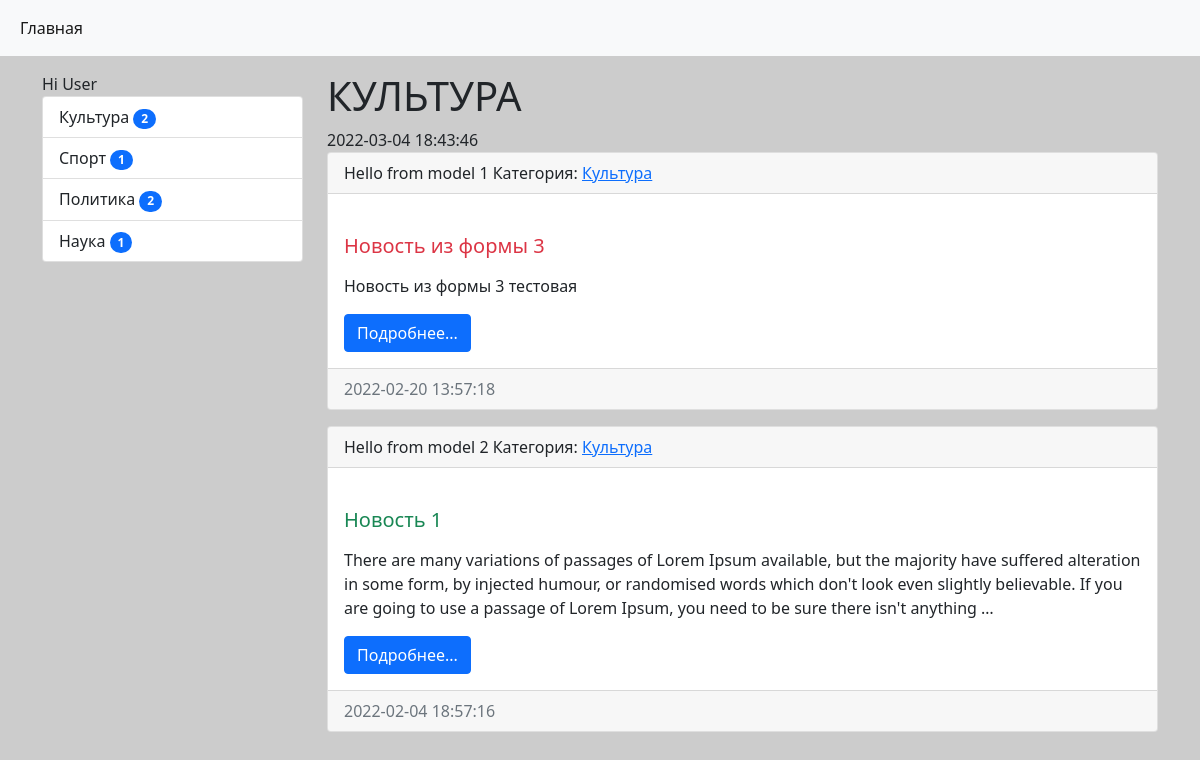
Before: /category/1/ with the older database file.
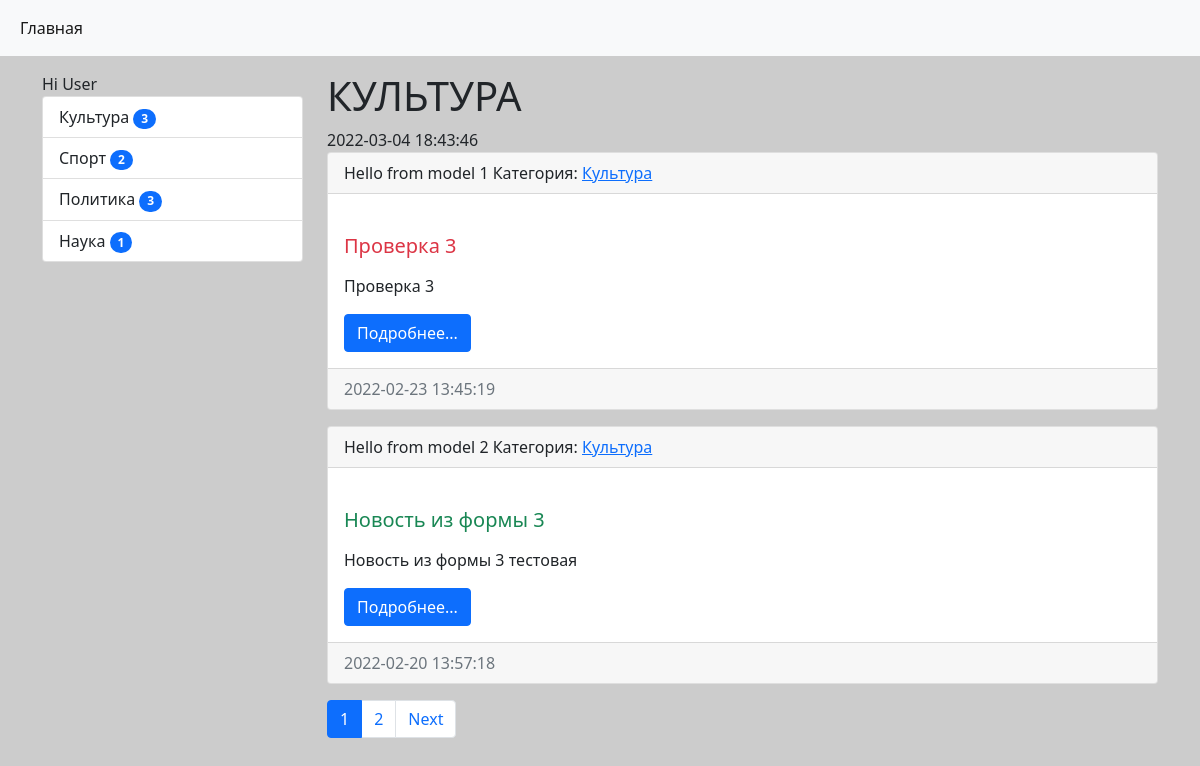
After: the same page with the newer database file.
### news/models.py (models this page shows, shortened)
class Category(models.Model):
    title = models.CharField(max_length=150, db_index=True, verbose_name='Наименование категории')
    def get_absolute_url(self):
        return reverse("category", kwargs={"category_id": self.pk})
    def __str__(self): # Функция, которая показывает строковое представление объектов
        return self.title
    class Meta:
        verbose_name = 'Категория'
        verbose_name_plural = 'Категории'
        ordering = ['title']

class News(models.Model):
    title = models.CharField(max_length=150, verbose_name='Наименование')
    content = models.TextField(blank=True, verbose_name='Контент')
    created_at = models.DateTimeField(auto_now_add=True, verbose_name='Дата публикации')
    updated_at = models.DateTimeField(auto_now=True, verbose_name='Дата правки')
    photo = models.ImageField(upload_to=f'photos/%Y/%m/%d', verbose_name='Фото', blank=True)
    is_published = models.BooleanField(default=True, verbose_name='Опубликованно')
    category = models.ForeignKey('Category', on_delete=models.PROTECT, verbose_name='Категория') # Связывание этой области с таблицей категорий. Параметр null нужен потому, что мы уже ранее создали таблицу и без этого параметра ее просто нельзя будет поменять, т.к. данных то там нет, а мы добавляем новое поле
    def my_func(self):
        return 'Hello from model'
    def get_absolute_url(self): # Благодаря этому методу, если мы работаем с классами в views.py то происходит при добавлении чего-то в БД редирект на эту самую новость, которую мы добавили
        return reverse("view_news", kwargs={"news_id": self.pk})
    class Meta:
        verbose_name = 'Новость'
        verbose_name_plural = 'Новости'
        ordering = ['-created_at']

### news/views.py (the view)
# urls.py: path('category/<int:category_id>/', NewsByCategory.as_view(extra_context={'title': 'Какой-то title'}), name='category'),
class NewsByCategory(MyMixin, ListView):
    model = News
    template_name = 'news/home_news_list.html'
    context_object_name = 'news'
    allow_empty = False # Не разрешаем показ пустых списков. Нужно для того, чтобы если пользователь перейдет на id не существующей категории, чтобы не было ошибки 500, а была 404 ошибка
    paginate_by = 2 # Две записи на странице должно показываться
    def get_context_data(self, **kwargs): # Данная функция уже позволяет нам получать переменные, но уже и те которые являются динамическими, т.е. изменяемыми, в общем улучшенная версия атрибута extra_context
        context = super().get_context_data(**kwargs) # Теперь в переменной записано все то, что было до этого
        context['title'] = self.get_upper(Category.objects.get(pk=self.kwargs['category_id']))
        return context
    def get_queryset(self): # Данные метод переопределеяется в том случае, если нам нужна фильтрация по определенным данным. Например мы не хотим, чтобы если галочка не стоит в is_published, тогда новость бы не показывалась и вот тогда мы переопределяем этот метод
        return News.objects.filter(category_id=self.kwargs['category_id'], is_published=True).select_related('category')

### news/templatetags/news_tags.py (called while the page is built)
@register.inclusion_tag('news/list_categories.html') # Тег и параметром передается где он создан
def show_categories(arg1='Hello', arg2='world'): # Создание уже сложного тега, который может и выводить данные и рендерить их, т.е. отображать
    categories = Category.objects.annotate(cnt=Count('news', filter=F('news__is_published'))).filter(cnt__gt=0)
    return {'categories': categories, 'arg1': arg1, 'arg2': arg2}

### news/utils.py (called while the page is built)
    def get_upper(self, string):
        if isinstance(string, str):
            return string.upper()
        else:
            return string.title.upper()

### news/templates/news/home_news_list.html (shortened to what this page needs)
{% extends 'base.html' %}
{% block sidebar %}
    {% include 'inc/_sidebar.html' %}
{% endblock %}
{% block content %}
<h1>{{ title }}</h1>
{% now 'Y-m-d H:i:s' %}
{% for item in news %}
<div class="card mb-3">
    <div class="card-header">
        {{item.my_func}}
        {{forloop.counter}}
        Категория: <a href="{{ item.category.get_absolute_url }}">{{ item.category }}</a>
    </div>
    <div class="card-body">
        <div class="media">
            <div class="media-body">
                <h5 class="card-title {% cycle 'text-danger' 'text-success' %}">{{ item.title }}</h5>
                {% autoescape off %}
                <p class="card-text">{{ item.content|safe|linebreaks|truncatewords:50 }}</p>
                {% endautoescape %}
                <a href="{{ item.get_absolute_url }}" class="btn btn-primary">Подробнее...</a>
            </div>
        </div>
    </div>
    <div class="card-footer text-muted">
        {{ item.created_at|date:'Y-m-d H:i:s' }}
    </div>
</div>
{% endfor %}
{% endblock %}

### templates/base.html (shortened to what this page needs)
{% load static %}
<!doctype html>
<html lang="ru">
<head>
    <link href="{% static 'bootstrap/css/bootstrap.min.css' %}" rel="stylesheet"
>
    <link rel="stylesheet" href="{% static 'css/style.css' %}">
</head>
<body>
    {% include 'inc/_nav.html' %}
    <div class="container mt-3">
        <div class="row">
            <div class="col-md-3">
                {% block sidebar %}SIDEBAR{% endblock %}
            </div>
            <div class="col-md-9">
                {% block content %}CONTENT{% endblock %}
                {% if page_obj.has_other_pages %}
                    <nav aria-label="...">
                        <ul class="pagination">
                            {% for p in page_obj.paginator.page_range %}
                                {% if page_obj.number == p %}
                                    <li class="page-item active" aria-current="page">
                                        <a class="page-link" href="?page={{ p }}">{{ p }}</a>
                                    </li>
                                {% elif p > page_obj.number|add:-3 and p < page_obj.number|add:3 %}
                                    <li class="page-item">
                                        <a class="page-link" href="?page={{ p }}">{{ p }}</a>
                                    </li>
                                {% endif %}
                            {% endfor %}
                            {% if page_obj.has_next %}
                                <li class="page-item">
                                    <a class="page-link" href="?page={{ page_obj.next_page_number }}">Next</a>
                                </li>
                            {% endif %}
                        </ul>
                    </nav>
                {% endif %}
            </div>
        </div>
    </div>
</body>
</html>

### templates/inc/_nav.html (shortened to what this page needs)
<nav class="navbar navbar-expand-lg navbar-light bg-light">
    <div class="container-fluid">
        <div class="collapse navbar-collapse" id="navbarSupportedContent">
            <ul class="navbar-nav me-auto mb-2 mb-lg-0">
                <li class="nav-item">
                    <a class="nav-link active" aria-current="page" href="{% url 'home' %}">Главная</a>
                </li>
            </ul>
        </div>
    </div>
</nav>

### templates/inc/_sidebar.html (shortened to what this page needs)
{% load news_tags %}
{% show_categories arg2='User' arg1='Hi' %}

### news/templates/news/list_categories.html
<div class="list-group">
    {{ arg1 }} {{ arg2 }}
    {% for item in categories %}
    <a href="{{ item.get_absolute_url }}" class="list-group-item list-group-item-action">{{ item.title }} <span class="badge bg-primary rounded-pill">{{ item.cnt }}</span> </a>
    {% endfor %}
</div>

### mysite/static/css/style.css (style rules this page uses)
body { background-color: #ccc; }

Changed rows visible on the page:
no longer on this page (row unchanged): News: my_func "Hello from model", category "Культура", title "Новость 1", content "There are many variations of passages of Lorem Ipsum available, but the majority have suffered alteration in some form, by injected humour, or randomised words which don't look even slightly believable. If you are going to use a passage of Lorem Ipsum, you need to be sure there isn't anything …", created_at "2022-02-04 18:57:16"
computed for Category "Культура": cnt "2" → "3"
computed for Category "Спорт": cnt "1" → "2"
computed for Category "Политика": cnt "2" → "3"
added News: my_func "Hello from model", category "Культура", title "Проверка 3", content "Проверка 3", created_at "2022-02-23 13:45:19"
Other visible differences:
new list line: "1"
new list line: "2"
text now shown: "Next"
